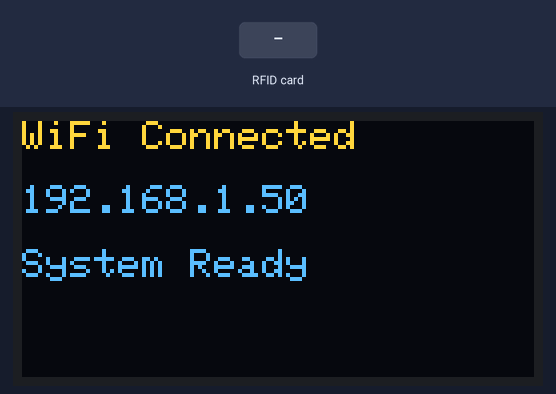
Simulated run of this sketch. Board: ESP32. Shown: 128×64 one-colour display. The inputs (shaded band) are chosen by the test bench. The OLED is the two-colour kind (top 16 rows yellow); WiFi joins after 1.5 s; servers stay silent unless stated; uploads are accepted with an empty reply; what the sketch prints to the serial monitor is not drawn.

Above: at 2.7 s.
At 5.3 s:
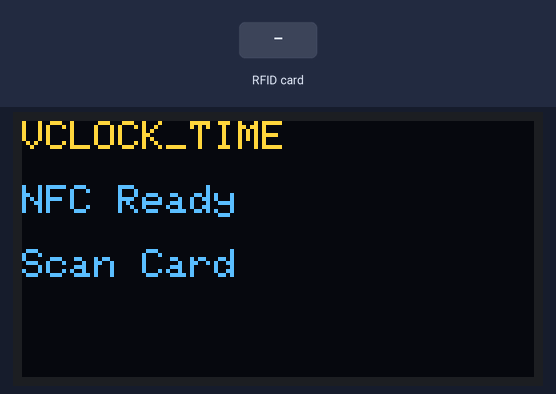
5.4 s: RFID card 5E 7A 19 C4 held to the reader
At 10.13 s:
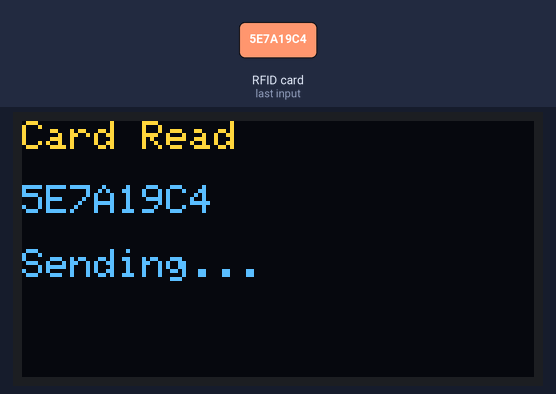
At 11.5 s:
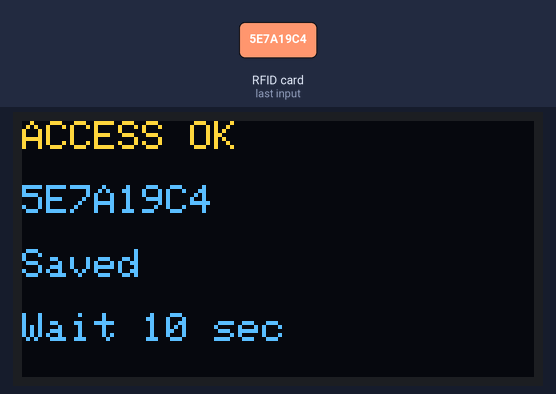
Timing chart, 0 to 13.0 s (numbered marks = the images above; inputs shaded):
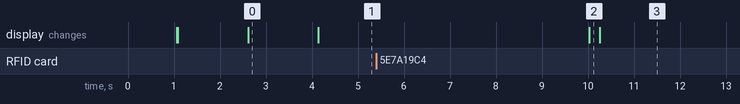

The sketch:

esp32_pn532_wifi_vclock.ino
```cpp
#include <Wire.h>
#include <WiFi.h>
#include <HTTPClient.h>
#include <Adafruit_PN532.h>
#include <Adafruit_GFX.h>
#include <Adafruit_SSD1306.h>

// =====================
// PIN SETTINGS
// =====================
#define NFC_SDA 21
#define NFC_SCL 22

#define OLED_SDA 16
#define OLED_SCL 17

// =====================
// OLED SETTINGS
// =====================
#define SCREEN_WIDTH 128
#define SCREEN_HEIGHT 64
#define OLED_RESET -1
#define OLED_ADDR 0x3C

TwoWire OLEDWire = TwoWire(1);

Adafruit_PN532 nfc(NFC_SDA, NFC_SCL);
Adafruit_SSD1306 display(SCREEN_WIDTH, SCREEN_HEIGHT, &OLEDWire, OLED_RESET);

// =====================
// WIFI SETTINGS
// =====================
const char* WIFI_SSID = "vahabA";
const char* WIFI_PASS = "Itay1811";

// שנה את ה-IP לכתובת של המחשב שעליו רצה המערכת
const char* SERVER_URL = "http://192.168.68.105:4000/api/nfc/attendance";

// =====================
// COOLDOWN
// =====================
unsigned long lastReadTime = 0;
const unsigned long cooldownTime = 10000; // 10 seconds

// =====================
// DISPLAY HELPER
// =====================
void showText(String line1, String line2 = "", String line3 = "", String line4 = "") {
  display.clearDisplay();
  display.setTextSize(1);
  display.setTextColor(SSD1306_WHITE);

  display.setCursor(0, 0);
  display.println(line1);

  display.setCursor(0, 16);
  display.println(line2);

  display.setCursor(0, 32);
  display.println(line3);

  display.setCursor(0, 48);
  display.println(line4);

  display.display();
}

// =====================
// WIFI
// =====================
void connectWiFi() {
  showText("Connecting WiFi", WIFI_SSID);

  WiFi.mode(WIFI_STA);
  WiFi.begin(WIFI_SSID, WIFI_PASS);

  int tries = 0;

  while (WiFi.status() != WL_CONNECTED && tries < 30) {
    delay(500);
    tries++;
  }

  if (WiFi.status() == WL_CONNECTED) {
    Serial.println("WIFI_OK");
    Serial.print("IP:");
    Serial.println(WiFi.localIP());

    showText("WiFi Connected", WiFi.localIP().toString(), "System Ready");
    delay(1500);
  } else {
    Serial.println("WIFI_FAILED");
    showText("WiFi Failed", "Check SSID/PASS");
    delay(2000);
  }
}

// =====================
// SEND CARD
// =====================
void sendCardToServer(String uid) {
  if (WiFi.status() != WL_CONNECTED) {
    Serial.println("WIFI_RECONNECT");
    showText("WiFi Lost", "Reconnecting...");
    connectWiFi();

    if (WiFi.status() != WL_CONNECTED) {
      showText("No WiFi", "Cannot Send", uid);
      return;
    }
  }

  HTTPClient http;
  http.begin(SERVER_URL);
  http.addHeader("Content-Type", "application/json");

  String body = "{\"uid\":\"" + uid + "\"}";

  Serial.print("POST:");
  Serial.println(body);

  int httpCode = http.POST(body);

  if (httpCode > 0) {
    String response = http.getString();

    Serial.print("HTTP_CODE:");
    Serial.println(httpCode);

    Serial.print("SERVER_RESPONSE:");
    Serial.println(response);

    if (httpCode == 200) {
      if (response.indexOf("entry") >= 0 || response.indexOf("in") >= 0 || response.indexOf("כניסה") >= 0) {
        showText("ACCESS OK", "ENTRY", uid, "Wait 10 sec");
      } else if (response.indexOf("exit") >= 0 || response.indexOf("out") >= 0 || response.indexOf("יציאה") >= 0) {
        showText("ACCESS OK", "EXIT", uid, "Wait 10 sec");
      } else {
        showText("ACCESS OK", uid, "Saved", "Wait 10 sec");
      }
    } else if (httpCode == 404) {
      showText("Unknown Card", uid, "Not assigned");
    } else {
      showText("Server Error", "HTTP: " + String(httpCode), uid);
    }
  } else {
    Serial.print("HTTP_ERROR:");
    Serial.println(httpCode);
    showText("Connection Error", String(httpCode), uid);
  }

  http.end();
}

// =====================
// SETUP
// =====================
void setup() {
  Serial.begin(115200);
  delay(1000);

  Wire.begin(NFC_SDA, NFC_SCL);
  OLEDWire.begin(OLED_SDA, OLED_SCL);

  if (!display.begin(SSD1306_SWITCHCAPVCC, OLED_ADDR)) {
    Serial.println("OLED_NOT_FOUND");
  } else {
    showText("VCLOCK_TIME", "Starting...");
  }

  connectWiFi();

  nfc.begin();

  uint32_t versiondata = nfc.getFirmwareVersion();

  if (!versiondata) {
    Serial.println("PN532_NOT_FOUND");
    showText("PN532 ERROR", "Reader Not Found");
    while (1) {
      delay(1000);
    }
  }

  Serial.print("PN532_OK:");
  Serial.println(versiondata, HEX);

  nfc.SAMConfig();

  showText("VCLOCK_TIME", "NFC Ready", "Scan Card");
  Serial.println("NFC_READY");
}

// =====================
// LOOP
// =====================
void loop() {
  if (millis() - lastReadTime < cooldownTime) {
    return;
  }

  uint8_t uid[7];
  uint8_t uidLength;

  bool success = nfc.readPassiveTargetID(
    PN532_MIFARE_ISO14443A,
    uid,
    &uidLength,
    1000
  );

  if (success) {
    String cardUID = "";

    for (uint8_t i = 0; i < uidLength; i++) {
      if (uid[i] < 0x10) {
        cardUID += "0";
      }

      cardUID += String(uid[i], HEX);
    }

    cardUID.toUpperCase();

    Serial.print("CARD:");
    Serial.println(cardUID);

    showText("Card Read", cardUID, "Sending...");

    sendCardToServer(cardUID);

    lastReadTime = millis();
  }
}
```

Measured:
- after the input at 5.4 s, the display: changes after 4.6 s (image 2)
- what the display in image 0 shows lasts 1.5 s, from 2.6 s to 4.1 s
